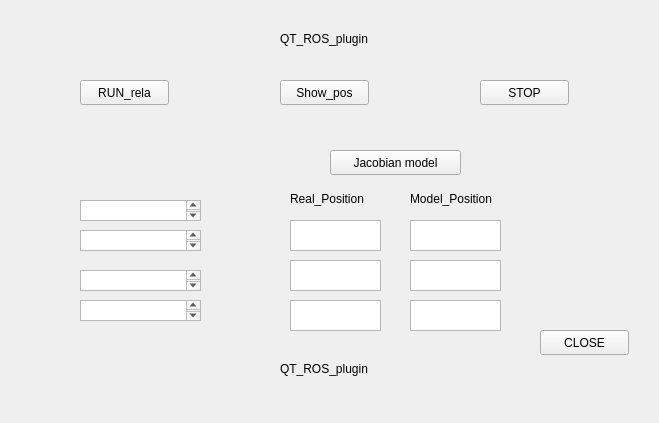
<?xml version="1.0" encoding="UTF-8"?>
<ui version="4.0">
 <class>Test_gui</class>
 <widget class="QWidget" name="Test_gui">
  <property name="geometry">
   <rect>
    <x>0</x>
    <y>0</y>
    <width>659</width>
    <height>423</height>
   </rect>
  </property>
  <property name="windowTitle">
   <string>Picasso_UI</string>
  </property>
  <widget class="QLabel" name="label">
   <property name="geometry">
    <rect>
     <x>280</x>
     <y>30</y>
     <width>121</width>
     <height>17</height>
    </rect>
   </property>
   <property name="text">
    <string>QT_ROS_plugin</string>
   </property>
  </widget>
  <widget class="QPushButton" name="pushButton">
   <property name="geometry">
    <rect>
     <x>480</x>
     <y>80</y>
     <width>89</width>
     <height>25</height>
    </rect>
   </property>
   <property name="text">
    <string>STOP</string>
   </property>
  </widget>
  <widget class="QLabel" name="label2">
   <property name="geometry">
    <rect>
     <x>280</x>
     <y>360</y>
     <width>121</width>
     <height>17</height>
    </rect>
   </property>
   <property name="text">
    <string>QT_ROS_plugin</string>
   </property>
  </widget>
  <widget class="QPushButton" name="pushButton_2">
   <property name="geometry">
    <rect>
     <x>80</x>
     <y>80</y>
     <width>89</width>
     <height>25</height>
    </rect>
   </property>
   <property name="text">
    <string>RUN_rela</string>
   </property>
  </widget>
  <widget class="QPushButton" name="pushButton_3">
   <property name="geometry">
    <rect>
     <x>280</x>
     <y>80</y>
     <width>89</width>
     <height>25</height>
    </rect>
   </property>
   <property name="text">
    <string>Show_pos</string>
   </property>
  </widget>
  <widget class="QPushButton" name="pushButton_4">
   <property name="geometry">
    <rect>
     <x>540</x>
     <y>330</y>
     <width>89</width>
     <height>25</height>
    </rect>
   </property>
   <property name="text">
    <string>CLOSE</string>
   </property>
  </widget>
  <widget class="QTextBrowser" name="MotorAtextBrowser">
   <property name="geometry">
    <rect>
     <x>80</x>
     <y>200</y>
     <width>121</width>
     <height>21</height>
    </rect>
   </property>
   <property name="contextMenuPolicy">
    <enum>Qt::PreventContextMenu</enum>
   </property>
  </widget>
  <widget class="QTextBrowser" name="MotorBtextBrowser">
   <property name="geometry">
    <rect>
     <x>80</x>
     <y>230</y>
     <width>121</width>
     <height>21</height>
    </rect>
   </property>
  </widget>
  <widget class="QTextBrowser" name="MotorCtextBrowser">
   <property name="geometry">
    <rect>
     <x>80</x>
     <y>270</y>
     <width>121</width>
     <height>21</height>
    </rect>
   </property>
  </widget>
  <widget class="QTextBrowser" name="MotorDtextBrowser">
   <property name="geometry">
    <rect>
     <x>80</x>
     <y>300</y>
     <width>121</width>
     <height>21</height>
    </rect>
   </property>
  </widget>
  <widget class="QLabel" name="Real_Position">
   <property name="geometry">
    <rect>
     <x>290</x>
     <y>190</y>
     <width>111</width>
     <height>17</height>
    </rect>
   </property>
   <property name="text">
    <string>Real_Position</string>
   </property>
  </widget>
  <widget class="QLabel" name="Model_Position">
   <property name="geometry">
    <rect>
     <x>410</x>
     <y>190</y>
     <width>111</width>
     <height>17</height>
    </rect>
   </property>
   <property name="text">
    <string>Model_Position</string>
   </property>
  </widget>
  <widget class="QTextBrowser" name="RealPositionX">
   <property name="geometry">
    <rect>
     <x>290</x>
     <y>220</y>
     <width>91</width>
     <height>31</height>
    </rect>
   </property>
  </widget>
  <widget class="QTextBrowser" name="RealPositionY">
   <property name="geometry">
    <rect>
     <x>290</x>
     <y>260</y>
     <width>91</width>
     <height>31</height>
    </rect>
   </property>
  </widget>
  <widget class="QTextBrowser" name="RealPositionZ">
   <property name="geometry">
    <rect>
     <x>290</x>
     <y>300</y>
     <width>91</width>
     <height>31</height>
    </rect>
   </property>
  </widget>
  <widget class="QTextBrowser" name="ModelPositionX">
   <property name="geometry">
    <rect>
     <x>410</x>
     <y>220</y>
     <width>91</width>
     <height>31</height>
    </rect>
   </property>
  </widget>
  <widget class="QTextBrowser" name="ModelPositionY">
   <property name="geometry">
    <rect>
     <x>410</x>
     <y>260</y>
     <width>91</width>
     <height>31</height>
    </rect>
   </property>
  </widget>
  <widget class="QTextBrowser" name="ModelPositionZ">
   <property name="geometry">
    <rect>
     <x>410</x>
     <y>300</y>
     <width>91</width>
     <height>31</height>
    </rect>
   </property>
  </widget>
  <widget class="QPushButton" name="modelChangeButton">
   <property name="geometry">
    <rect>
     <x>330</x>
     <y>150</y>
     <width>131</width>
     <height>25</height>
    </rect>
   </property>
   <property name="text">
    <string>Jacobian model</string>
   </property>
  </widget>
 </widget>
 <resources/>
 <connections/>
</ui>
